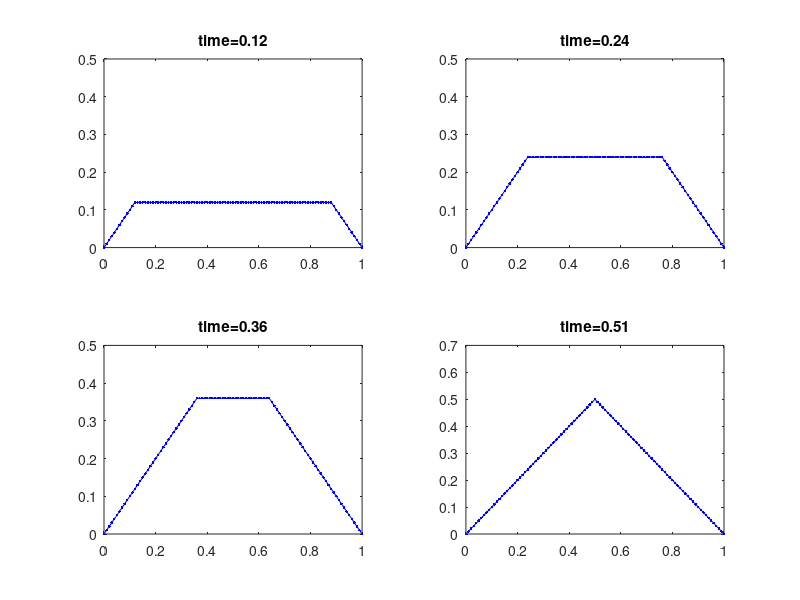
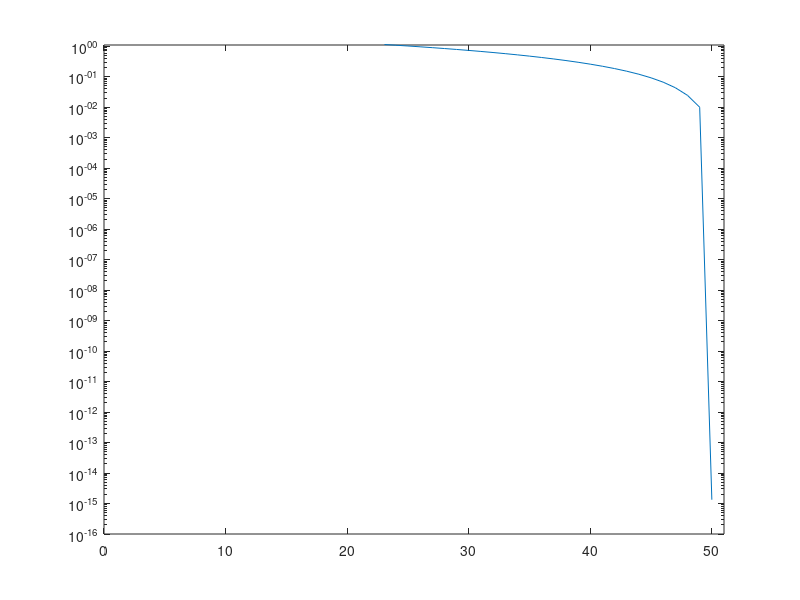

Source code (MATLAB) for these figures, in order:
function task1
global h
N = 100;
dt = 0.01;
Tend =1;
tol = 1e-12;
h = 1./N;
assert(dt/h<=1)

x = 0:h:1;

% exact solution 
ux = min(abs(x),abs(x-1))';

u = zeros(N+1,1); 
e = [];

%boundary condition
u(1) = 0;
u(N+1) = 0;
w = u;

cnt = 1;
nn = 1;
for t=dt:dt:Tend
    for j=2:N
        w(j) = u(j) - dt*(HG(u(j-1),u(j),u(j+1)) - 1);
    end
    maxerr = h*sum(abs(u-w));
    if(maxerr<tol)
       fprintf('iter is %d\n',t/dt);
       break;
    end
    u = w;
    err = norm(u-ux);
    
    e = [e err];
    
    figure(1)
    if(mod(cnt,12)==0)
        subplot(2,2,nn)
        plot (x, u,'.-b')
        title(['time=',num2str(t)])
        axis([0 1 0 .5])
        nn = nn + 1;
    end
    cnt = cnt + 1;
    axis([0 1 0 0.5])
    pause (0.05)
%     if(err<tol)
%         break;
%     end
end
        plot (x, u,'.-b')
        title(['time=',num2str(t)])
figure(2)
whos e
semilogy(1:cnt-1,e)
axis([0 cnt 1e-16 1e0+.1])

end

function v=HG(um1,u_0,up1)
global h
max1 = max(u_0-um1, 0)^2;
min1 = min(up1-u_0,0)^2;
v = 1./h*sqrt(max(max1,min1));
end


